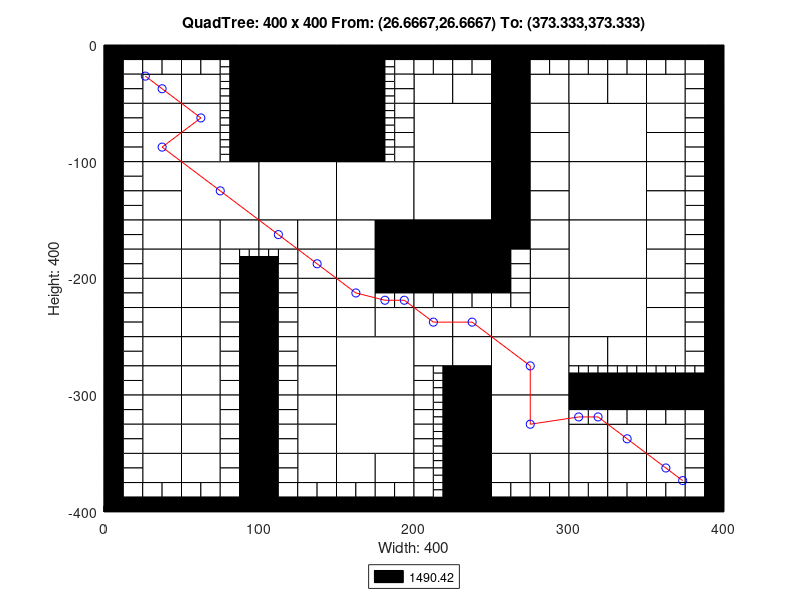

The MATLAB script that drew this image:
axis([0 400 -400 0]);
title('QuadTree: 400 x 400 From: (26.6667,26.6667) To: (373.333,373.333)');
xlabel('Width: 400');
ylabel('Height: 400');
rectangle('Position',[100 -50 50 50], 'FaceColor',[0 0 0]);
rectangle('Position',[100 -100 50 50], 'FaceColor',[0 0 0]);
rectangle('Position',[50 -150 50 50], 'FaceColor',[1 1 1]);
rectangle('Position',[100 -150 50 50], 'FaceColor',[1 1 1]);
rectangle('Position',[150 -150 50 50], 'FaceColor',[1 1 1]);
rectangle('Position',[200 -100 50 50], 'FaceColor',[1 1 1]);
rectangle('Position',[300 -100 50 50], 'FaceColor',[1 1 1]);
rectangle('Position',[200 -150 50 50], 'FaceColor',[1 1 1]);
rectangle('Position',[200 -200 50 50], 'FaceColor',[0 0 0]);
rectangle('Position',[300 -150 50 50], 'FaceColor',[1 1 1]);
rectangle('Position',[300 -200 50 50], 'FaceColor',[1 1 1]);
rectangle('Position',[150 -300 50 50], 'FaceColor',[1 1 1]);
rectangle('Position',[150 -350 50 50], 'FaceColor',[1 1 1]);
rectangle('Position',[250 -300 50 50], 'FaceColor',[1 1 1]);
rectangle('Position',[300 -250 50 50], 'FaceColor',[1 1 1]);
rectangle('Position',[250 -350 50 50], 'FaceColor',[1 1 1]);
rectangle('Position',[25 -50 25 25], 'FaceColor',[1 1 1]);
rectangle('Position',[50 -50 25 25], 'FaceColor',[1 1 1]);
rectangle('Position',[25 -75 25 25], 'FaceColor',[1 1 1]);
rectangle('Position',[25 -100 25 25], 'FaceColor',[1 1 1]);
rectangle('Position',[50 -75 25 25], 'FaceColor',[1 1 1]);
rectangle('Position',[50 -100 25 25], 'FaceColor',[1 1 1]);
rectangle('Position',[150 -25 25 25], 'FaceColor',[0 0 0]);
rectangle('Position',[150 -50 25 25], 'FaceColor',[0 0 0]);
rectangle('Position',[150 -75 25 25], 'FaceColor',[0 0 0]);
rectangle('Position',[150 -100 25 25], 'FaceColor',[0 0 0]);
rectangle('Position',[25 -125 25 25], 'FaceColor',[1 1 1]);
rectangle('Position',[25 -150 25 25], 'FaceColor',[1 1 1]);
rectangle('Position',[25 -175 25 25], 'FaceColor',[1 1 1]);
rectangle('Position',[25 -200 25 25], 'FaceColor',[1 1 1]);
rectangle('Position',[50 -175 25 25], 'FaceColor',[1 1 1]);
rectangle('Position',[75 -175 25 25], 'FaceColor',[1 1 1]);
rectangle('Position',[50 -200 25 25], 'FaceColor',[1 1 1]);
rectangle('Position',[100 -175 25 25], 'FaceColor',[1 1 1]);
rectangle('Position',[125 -175 25 25], 'FaceColor',[1 1 1]);
rectangle('Position',[125 -200 25 25], 'FaceColor',[1 1 1]);
rectangle('Position',[150 -175 25 25], 'FaceColor',[1 1 1]);
rectangle('Position',[175 -175 25 25], 'FaceColor',[0 0 0]);
rectangle('Position',[150 -200 25 25], 'FaceColor',[1 1 1]);
rectangle('Position',[175 -200 25 25], 'FaceColor',[0 0 0]);
rectangle('Position',[200 -50 25 25], 'FaceColor',[1 1 1]);
rectangle('Position',[225 -50 25 25], 'FaceColor',[1 1 1]);
rectangle('Position',[250 -25 25 25], 'FaceColor',[0 0 0]);
rectangle('Position',[250 -50 25 25], 'FaceColor',[0 0 0]);
rectangle('Position',[275 -50 25 25], 'FaceColor',[1 1 1]);
rectangle('Position',[250 -75 25 25], 'FaceColor',[0 0 0]);
rectangle('Position',[275 -75 25 25], 'FaceColor',[1 1 1]);
rectangle('Position',[250 -100 25 25], 'FaceColor',[0 0 0]);
rectangle('Position',[275 -100 25 25], 'FaceColor',[1 1 1]);
rectangle('Position',[300 -50 25 25], 'FaceColor',[1 1 1]);
rectangle('Position',[325 -50 25 25], 'FaceColor',[1 1 1]);
rectangle('Position',[350 -50 25 25], 'FaceColor',[1 1 1]);
rectangle('Position',[350 -75 25 25], 'FaceColor',[1 1 1]);
rectangle('Position',[350 -100 25 25], 'FaceColor',[1 1 1]);
rectangle('Position',[250 -125 25 25], 'FaceColor',[0 0 0]);
rectangle('Position',[275 -125 25 25], 'FaceColor',[1 1 1]);
rectangle('Position',[250 -150 25 25], 'FaceColor',[0 0 0]);
rectangle('Position',[275 -150 25 25], 'FaceColor',[1 1 1]);
rectangle('Position',[250 -175 25 25], 'FaceColor',[0 0 0]);
rectangle('Position',[275 -175 25 25], 'FaceColor',[1 1 1]);
rectangle('Position',[275 -200 25 25], 'FaceColor',[1 1 1]);
rectangle('Position',[350 -125 25 25], 'FaceColor',[1 1 1]);
rectangle('Position',[350 -150 25 25], 'FaceColor',[1 1 1]);
rectangle('Position',[350 -175 25 25], 'FaceColor',[1 1 1]);
rectangle('Position',[350 -200 25 25], 'FaceColor',[1 1 1]);
rectangle('Position',[25 -225 25 25], 'FaceColor',[1 1 1]);
rectangle('Position',[25 -250 25 25], 'FaceColor',[1 1 1]);
rectangle('Position',[50 -225 25 25], 'FaceColor',[1 1 1]);
rectangle('Position',[50 -250 25 25], 'FaceColor',[1 1 1]);
rectangle('Position',[25 -275 25 25], 'FaceColor',[1 1 1]);
rectangle('Position',[25 -300 25 25], 'FaceColor',[1 1 1]);
rectangle('Position',[50 -275 25 25], 'FaceColor',[1 1 1]);
rectangle('Position',[50 -300 25 25], 'FaceColor',[1 1 1]);
rectangle('Position',[125 -225 25 25], 'FaceColor',[1 1 1]);
rectangle('Position',[125 -250 25 25], 'FaceColor',[1 1 1]);
rectangle('Position',[150 -225 25 25], 'FaceColor',[1 1 1]);
rectangle('Position',[150 -250 25 25], 'FaceColor',[1 1 1]);
rectangle('Position',[175 -250 25 25], 'FaceColor',[1 1 1]);
rectangle('Position',[125 -275 25 25], 'FaceColor',[1 1 1]);
rectangle('Position',[125 -300 25 25], 'FaceColor',[1 1 1]);
rectangle('Position',[25 -325 25 25], 'FaceColor',[1 1 1]);
rectangle('Position',[25 -350 25 25], 'FaceColor',[1 1 1]);
rectangle('Position',[50 -325 25 25], 'FaceColor',[1 1 1]);
rectangle('Position',[50 -350 25 25], 'FaceColor',[1 1 1]);
rectangle('Position',[25 -375 25 25], 'FaceColor',[1 1 1]);
rectangle('Position',[50 -375 25 25], 'FaceColor',[1 1 1]);
rectangle('Position',[125 -325 25 25], 'FaceColor',[1 1 1]);
rectangle('Position',[125 -350 25 25], 'FaceColor',[1 1 1]);
rectangle('Position',[125 -375 25 25], 'FaceColor',[1 1 1]);
rectangle('Position',[150 -375 25 25], 'FaceColor',[1 1 1]);
rectangle('Position',[175 -375 25 25], 'FaceColor',[1 1 1]);
rectangle('Position',[200 -250 25 25], 'FaceColor',[1 1 1]);
rectangle('Position',[225 -250 25 25], 'FaceColor',[1 1 1]);
rectangle('Position',[275 -225 25 25], 'FaceColor',[1 1 1]);
rectangle('Position',[250 -250 25 25], 'FaceColor',[1 1 1]);
rectangle('Position',[275 -250 25 25], 'FaceColor',[1 1 1]);
rectangle('Position',[200 -275 25 25], 'FaceColor',[1 1 1]);
rectangle('Position',[225 -275 25 25], 'FaceColor',[1 1 1]);
rectangle('Position',[225 -300 25 25], 'FaceColor',[0 0 0]);
rectangle('Position',[350 -225 25 25], 'FaceColor',[1 1 1]);
rectangle('Position',[350 -250 25 25], 'FaceColor',[1 1 1]);
rectangle('Position',[300 -275 25 25], 'FaceColor',[1 1 1]);
rectangle('Position',[325 -275 25 25], 'FaceColor',[1 1 1]);
rectangle('Position',[350 -275 25 25], 'FaceColor',[1 1 1]);
rectangle('Position',[225 -325 25 25], 'FaceColor',[0 0 0]);
rectangle('Position',[225 -350 25 25], 'FaceColor',[0 0 0]);
rectangle('Position',[225 -375 25 25], 'FaceColor',[0 0 0]);
rectangle('Position',[225 -400 25 25], 'FaceColor',[0 0 0]);
rectangle('Position',[250 -375 25 25], 'FaceColor',[1 1 1]);
rectangle('Position',[275 -375 25 25], 'FaceColor',[1 1 1]);
rectangle('Position',[300 -350 25 25], 'FaceColor',[1 1 1]);
rectangle('Position',[325 -350 25 25], 'FaceColor',[1 1 1]);
rectangle('Position',[350 -350 25 25], 'FaceColor',[1 1 1]);
rectangle('Position',[300 -375 25 25], 'FaceColor',[1 1 1]);
rectangle('Position',[325 -375 25 25], 'FaceColor',[1 1 1]);
rectangle('Position',[350 -375 25 25], 'FaceColor',[1 1 1]);
rectangle('Position',[0 -12.5 12.5 12.5], 'FaceColor',[0 0 0]);
rectangle('Position',[12.5 -12.5 12.5 12.5], 'FaceColor',[0 0 0]);
rectangle('Position',[0 -25 12.5 12.5], 'FaceColor',[0 0 0]);
rectangle('Position',[12.5 -25 12.5 12.5], 'FaceColor',[1 1 1]);
rectangle('Position',[25 -12.5 12.5 12.5], 'FaceColor',[0 0 0]);
rectangle('Position',[37.5 -12.5 12.5 12.5], 'FaceColor',[0 0 0]);
rectangle('Position',[25 -25 12.5 12.5], 'FaceColor',[1 1 1]);
rectangle('Position',[37.5 -25 12.5 12.5], 'FaceColor',[1 1 1]);
rectangle('Position',[0 -37.5 12.5 12.5], 'FaceColor',[0 0 0]);
rectangle('Position',[12.5 -37.5 12.5 12.5], 'FaceColor',[1 1 1]);
rectangle('Position',[0 -50 12.5 12.5], 'FaceColor',[0 0 0]);
rectangle('Position',[12.5 -50 12.5 12.5], 'FaceColor',[1 1 1]);
rectangle('Position',[50 -12.5 12.5 12.5], 'FaceColor',[0 0 0]);
rectangle('Position',[62.5 -12.5 12.5 12.5], 'FaceColor',[0 0 0]);
rectangle('Position',[50 -25 12.5 12.5], 'FaceColor',[1 1 1]);
rectangle('Position',[62.5 -25 12.5 12.5], 'FaceColor',[1 1 1]);
rectangle('Position',[75 -12.5 12.5 12.5], 'FaceColor',[0 0 0]);
rectangle('Position',[87.5 -12.5 12.5 12.5], 'FaceColor',[0 0 0]);
rectangle('Position',[87.5 -25 12.5 12.5], 'FaceColor',[0 0 0]);
rectangle('Position',[87.5 -37.5 12.5 12.5], 'FaceColor',[0 0 0]);
rectangle('Position',[87.5 -50 12.5 12.5], 'FaceColor',[0 0 0]);
rectangle('Position',[0 -62.5 12.5 12.5], 'FaceColor',[0 0 0]);
rectangle('Position',[12.5 -62.5 12.5 12.5], 'FaceColor',[1 1 1]);
rectangle('Position',[0 -75 12.5 12.5], 'FaceColor',[0 0 0]);
rectangle('Position',[12.5 -75 12.5 12.5], 'FaceColor',[1 1 1]);
rectangle('Position',[0 -87.5 12.5 12.5], 'FaceColor',[0 0 0]);
rectangle('Position',[12.5 -87.5 12.5 12.5], 'FaceColor',[1 1 1]);
rectangle('Position',[0 -100 12.5 12.5], 'FaceColor',[0 0 0]);
rectangle('Position',[12.5 -100 12.5 12.5], 'FaceColor',[1 1 1]);
rectangle('Position',[87.5 -62.5 12.5 12.5], 'FaceColor',[0 0 0]);
rectangle('Position',[87.5 -75 12.5 12.5], 'FaceColor',[0 0 0]);
rectangle('Position',[87.5 -87.5 12.5 12.5], 'FaceColor',[0 0 0]);
rectangle('Position',[87.5 -100 12.5 12.5], 'FaceColor',[0 0 0]);
rectangle('Position',[175 -12.5 12.5 12.5], 'FaceColor',[0 0 0]);
rectangle('Position',[187.5 -12.5 12.5 12.5], 'FaceColor',[0 0 0]);
rectangle('Position',[187.5 -25 12.5 12.5], 'FaceColor',[1 1 1]);
rectangle('Position',[187.5 -37.5 12.5 12.5], 'FaceColor',[1 1 1]);
rectangle('Position',[187.5 -50 12.5 12.5], 'FaceColor',[1 1 1]);
rectangle('Position',[187.5 -62.5 12.5 12.5], 'FaceColor',[1 1 1]);
rectangle('Position',[187.5 -75 12.5 12.5], 'FaceColor',[1 1 1]);
rectangle('Position',[187.5 -87.5 12.5 12.5], 'FaceColor',[1 1 1]);
rectangle('Position',[187.5 -100 12.5 12.5], 'FaceColor',[1 1 1]);
rectangle('Position',[0 -112.5 12.5 12.5], 'FaceColor',[0 0 0]);
rectangle('Position',[12.5 -112.5 12.5 12.5], 'FaceColor',[1 1 1]);
rectangle('Position',[0 -125 12.5 12.5], 'FaceColor',[0 0 0]);
rectangle('Position',[12.5 -125 12.5 12.5], 'FaceColor',[1 1 1]);
rectangle('Position',[0 -137.5 12.5 12.5], 'FaceColor',[0 0 0]);
rectangle('Position',[12.5 -137.5 12.5 12.5], 'FaceColor',[1 1 1]);
rectangle('Position',[0 -150 12.5 12.5], 'FaceColor',[0 0 0]);
rectangle('Position',[12.5 -150 12.5 12.5], 'FaceColor',[1 1 1]);
rectangle('Position',[0 -162.5 12.5 12.5], 'FaceColor',[0 0 0]);
rectangle('Position',[12.5 -162.5 12.5 12.5], 'FaceColor',[1 1 1]);
rectangle('Position',[0 -175 12.5 12.5], 'FaceColor',[0 0 0]);
rectangle('Position',[12.5 -175 12.5 12.5], 'FaceColor',[1 1 1]);
rectangle('Position',[0 -187.5 12.5 12.5], 'FaceColor',[0 0 0]);
rectangle('Position',[12.5 -187.5 12.5 12.5], 'FaceColor',[1 1 1]);
rectangle('Position',[0 -200 12.5 12.5], 'FaceColor',[0 0 0]);
rectangle('Position',[12.5 -200 12.5 12.5], 'FaceColor',[1 1 1]);
rectangle('Position',[75 -187.5 12.5 12.5], 'FaceColor',[1 1 1]);
rectangle('Position',[75 -200 12.5 12.5], 'FaceColor',[1 1 1]);
rectangle('Position',[87.5 -200 12.5 12.5], 'FaceColor',[0 0 0]);
rectangle('Position',[112.5 -187.5 12.5 12.5], 'FaceColor',[1 1 1]);
rectangle('Position',[100 -200 12.5 12.5], 'FaceColor',[0 0 0]);
rectangle('Position',[112.5 -200 12.5 12.5], 'FaceColor',[1 1 1]);
rectangle('Position',[200 -12.5 12.5 12.5], 'FaceColor',[0 0 0]);
rectangle('Position',[212.5 -12.5 12.5 12.5], 'FaceColor',[0 0 0]);
rectangle('Position',[200 -25 12.5 12.5], 'FaceColor',[1 1 1]);
rectangle('Position',[212.5 -25 12.5 12.5], 'FaceColor',[1 1 1]);
rectangle('Position',[225 -12.5 12.5 12.5], 'FaceColor',[0 0 0]);
rectangle('Position',[237.5 -12.5 12.5 12.5], 'FaceColor',[0 0 0]);
rectangle('Position',[225 -25 12.5 12.5], 'FaceColor',[1 1 1]);
rectangle('Position',[237.5 -25 12.5 12.5], 'FaceColor',[1 1 1]);
rectangle('Position',[275 -12.5 12.5 12.5], 'FaceColor',[0 0 0]);
rectangle('Position',[287.5 -12.5 12.5 12.5], 'FaceColor',[0 0 0]);
rectangle('Position',[275 -25 12.5 12.5], 'FaceColor',[1 1 1]);
rectangle('Position',[287.5 -25 12.5 12.5], 'FaceColor',[1 1 1]);
rectangle('Position',[300 -12.5 12.5 12.5], 'FaceColor',[0 0 0]);
rectangle('Position',[312.5 -12.5 12.5 12.5], 'FaceColor',[0 0 0]);
rectangle('Position',[300 -25 12.5 12.5], 'FaceColor',[1 1 1]);
rectangle('Position',[312.5 -25 12.5 12.5], 'FaceColor',[1 1 1]);
rectangle('Position',[325 -12.5 12.5 12.5], 'FaceColor',[0 0 0]);
rectangle('Position',[337.5 -12.5 12.5 12.5], 'FaceColor',[0 0 0]);
rectangle('Position',[325 -25 12.5 12.5], 'FaceColor',[1 1 1]);
rectangle('Position',[337.5 -25 12.5 12.5], 'FaceColor',[1 1 1]);
rectangle('Position',[350 -12.5 12.5 12.5], 'FaceColor',[0 0 0]);
rectangle('Position',[362.5 -12.5 12.5 12.5], 'FaceColor',[0 0 0]);
rectangle('Position',[350 -25 12.5 12.5], 'FaceColor',[1 1 1]);
rectangle('Position',[362.5 -25 12.5 12.5], 'FaceColor',[1 1 1]);
rectangle('Position',[375 -12.5 12.5 12.5], 'FaceColor',[0 0 0]);
rectangle('Position',[387.5 -12.5 12.5 12.5], 'FaceColor',[0 0 0]);
rectangle('Position',[375 -25 12.5 12.5], 'FaceColor',[1 1 1]);
rectangle('Position',[387.5 -25 12.5 12.5], 'FaceColor',[0 0 0]);
rectangle('Position',[375 -37.5 12.5 12.5], 'FaceColor',[1 1 1]);
rectangle('Position',[387.5 -37.5 12.5 12.5], 'FaceColor',[0 0 0]);
rectangle('Position',[375 -50 12.5 12.5], 'FaceColor',[1 1 1]);
rectangle('Position',[387.5 -50 12.5 12.5], 'FaceColor',[0 0 0]);
rectangle('Position',[375 -62.5 12.5 12.5], 'FaceColor',[1 1 1]);
rectangle('Position',[387.5 -62.5 12.5 12.5], 'FaceColor',[0 0 0]);
rectangle('Position',[375 -75 12.5 12.5], 'FaceColor',[1 1 1]);
rectangle('Position',[387.5 -75 12.5 12.5], 'FaceColor',[0 0 0]);
rectangle('Position',[375 -87.5 12.5 12.5], 'FaceColor',[1 1 1]);
rectangle('Position',[387.5 -87.5 12.5 12.5], 'FaceColor',[0 0 0]);
rectangle('Position',[375 -100 12.5 12.5], 'FaceColor',[1 1 1]);
rectangle('Position',[387.5 -100 12.5 12.5], 'FaceColor',[0 0 0]);
rectangle('Position',[250 -187.5 12.5 12.5], 'FaceColor',[0 0 0]);
rectangle('Position',[262.5 -187.5 12.5 12.5], 'FaceColor',[1 1 1]);
rectangle('Position',[250 -200 12.5 12.5], 'FaceColor',[0 0 0]);
rectangle('Position',[262.5 -200 12.5 12.5], 'FaceColor',[1 1 1]);
rectangle('Position',[375 -112.5 12.5 12.5], 'FaceColor',[1 1 1]);
rectangle('Position',[387.5 -112.5 12.5 12.5], 'FaceColor',[0 0 0]);
rectangle('Position',[375 -125 12.5 12.5], 'FaceColor',[1 1 1]);
rectangle('Position',[387.5 -125 12.5 12.5], 'FaceColor',[0 0 0]);
rectangle('Position',[375 -137.5 12.5 12.5], 'FaceColor',[1 1 1]);
rectangle('Position',[387.5 -137.5 12.5 12.5], 'FaceColor',[0 0 0]);
rectangle('Position',[375 -150 12.5 12.5], 'FaceColor',[1 1 1]);
rectangle('Position',[387.5 -150 12.5 12.5], 'FaceColor',[0 0 0]);
rectangle('Position',[375 -162.5 12.5 12.5], 'FaceColor',[1 1 1]);
rectangle('Position',[387.5 -162.5 12.5 12.5], 'FaceColor',[0 0 0]);
rectangle('Position',[375 -175 12.5 12.5], 'FaceColor',[1 1 1]);
rectangle('Position',[387.5 -175 12.5 12.5], 'FaceColor',[0 0 0]);
rectangle('Position',[375 -187.5 12.5 12.5], 'FaceColor',[1 1 1]);
rectangle('Position',[387.5 -187.5 12.5 12.5], 'FaceColor',[0 0 0]);
rectangle('Position',[375 -200 12.5 12.5], 'FaceColor',[1 1 1]);
rectangle('Position',[387.5 -200 12.5 12.5], 'FaceColor',[0 0 0]);
rectangle('Position',[0 -212.5 12.5 12.5], 'FaceColor',[0 0 0]);
rectangle('Position',[12.5 -212.5 12.5 12.5], 'FaceColor',[1 1 1]);
rectangle('Position',[0 -225 12.5 12.5], 'FaceColor',[0 0 0]);
rectangle('Position',[12.5 -225 12.5 12.5], 'FaceColor',[1 1 1]);
rectangle('Position',[0 -237.5 12.5 12.5], 'FaceColor',[0 0 0]);
rectangle('Position',[12.5 -237.5 12.5 12.5], 'FaceColor',[1 1 1]);
rectangle('Position',[0 -250 12.5 12.5], 'FaceColor',[0 0 0]);
rectangle('Position',[12.5 -250 12.5 12.5], 'FaceColor',[1 1 1]);
rectangle('Position',[75 -212.5 12.5 12.5], 'FaceColor',[1 1 1]);
rectangle('Position',[87.5 -212.5 12.5 12.5], 'FaceColor',[0 0 0]);
rectangle('Position',[75 -225 12.5 12.5], 'FaceColor',[1 1 1]);
rectangle('Position',[87.5 -225 12.5 12.5], 'FaceColor',[0 0 0]);
rectangle('Position',[75 -237.5 12.5 12.5], 'FaceColor',[1 1 1]);
rectangle('Position',[87.5 -237.5 12.5 12.5], 'FaceColor',[0 0 0]);
rectangle('Position',[75 -250 12.5 12.5], 'FaceColor',[1 1 1]);
rectangle('Position',[87.5 -250 12.5 12.5], 'FaceColor',[0 0 0]);
rectangle('Position',[0 -262.5 12.5 12.5], 'FaceColor',[0 0 0]);
rectangle('Position',[12.5 -262.5 12.5 12.5], 'FaceColor',[1 1 1]);
rectangle('Position',[0 -275 12.5 12.5], 'FaceColor',[0 0 0]);
rectangle('Position',[12.5 -275 12.5 12.5], 'FaceColor',[1 1 1]);
rectangle('Position',[0 -287.5 12.5 12.5], 'FaceColor',[0 0 0]);
rectangle('Position',[12.5 -287.5 12.5 12.5], 'FaceColor',[1 1 1]);
rectangle('Position',[0 -300 12.5 12.5], 'FaceColor',[0 0 0]);
rectangle('Position',[12.5 -300 12.5 12.5], 'FaceColor',[1 1 1]);
rectangle('Position',[75 -262.5 12.5 12.5], 'FaceColor',[1 1 1]);
rectangle('Position',[87.5 -262.5 12.5 12.5], 'FaceColor',[0 0 0]);
rectangle('Position',[75 -275 12.5 12.5], 'FaceColor',[1 1 1]);
rectangle('Position',[87.5 -275 12.5 12.5], 'FaceColor',[0 0 0]);
rectangle('Position',[75 -287.5 12.5 12.5], 'FaceColor',[1 1 1]);
rectangle('Position',[87.5 -287.5 12.5 12.5], 'FaceColor',[0 0 0]);
rectangle('Position',[75 -300 12.5 12.5], 'FaceColor',[1 1 1]);
rectangle('Position',[87.5 -300 12.5 12.5], 'FaceColor',[0 0 0]);
rectangle('Position',[100 -212.5 12.5 12.5], 'FaceColor',[0 0 0]);
rectangle('Position',[112.5 -212.5 12.5 12.5], 'FaceColor',[1 1 1]);
rectangle('Position',[100 -225 12.5 12.5], 'FaceColor',[0 0 0]);
rectangle('Position',[112.5 -225 12.5 12.5], 'FaceColor',[1 1 1]);
rectangle('Position',[100 -237.5 12.5 12.5], 'FaceColor',[0 0 0]);
rectangle('Position',[112.5 -237.5 12.5 12.5], 'FaceColor',[1 1 1]);
rectangle('Position',[100 -250 12.5 12.5], 'FaceColor',[0 0 0]);
rectangle('Position',[112.5 -250 12.5 12.5], 'FaceColor',[1 1 1]);
rectangle('Position',[175 -212.5 12.5 12.5], 'FaceColor',[0 0 0]);
rectangle('Position',[187.5 -212.5 12.5 12.5], 'FaceColor',[0 0 0]);
rectangle('Position',[175 -225 12.5 12.5], 'FaceColor',[1 1 1]);
rectangle('Position',[187.5 -225 12.5 12.5], 'FaceColor',[1 1 1]);
rectangle('Position',[100 -262.5 12.5 12.5], 'FaceColor',[0 0 0]);
rectangle('Position',[112.5 -262.5 12.5 12.5], 'FaceColor',[1 1 1]);
rectangle('Position',[100 -275 12.5 12.5], 'FaceColor',[0 0 0]);
rectangle('Position',[112.5 -275 12.5 12.5], 'FaceColor',[1 1 1]);
rectangle('Position',[100 -287.5 12.5 12.5], 'FaceColor',[0 0 0]);
rectangle('Position',[112.5 -287.5 12.5 12.5], 'FaceColor',[1 1 1]);
rectangle('Position',[100 -300 12.5 12.5], 'FaceColor',[0 0 0]);
rectangle('Position',[112.5 -300 12.5 12.5], 'FaceColor',[1 1 1]);
rectangle('Position',[0 -312.5 12.5 12.5], 'FaceColor',[0 0 0]);
rectangle('Position',[12.5 -312.5 12.5 12.5], 'FaceColor',[1 1 1]);
rectangle('Position',[0 -325 12.5 12.5], 'FaceColor',[0 0 0]);
rectangle('Position',[12.5 -325 12.5 12.5], 'FaceColor',[1 1 1]);
rectangle('Position',[0 -337.5 12.5 12.5], 'FaceColor',[0 0 0]);
rectangle('Position',[12.5 -337.5 12.5 12.5], 'FaceColor',[1 1 1]);
rectangle('Position',[0 -350 12.5 12.5], 'FaceColor',[0 0 0]);
rectangle('Position',[12.5 -350 12.5 12.5], 'FaceColor',[1 1 1]);
rectangle('Position',[75 -312.5 12.5 12.5], 'FaceColor',[1 1 1]);
rectangle('Position',[87.5 -312.5 12.5 12.5], 'FaceColor',[0 0 0]);
rectangle('Position',[75 -325 12.5 12.5], 'FaceColor',[1 1 1]);
rectangle('Position',[87.5 -325 12.5 12.5], 'FaceColor',[0 0 0]);
rectangle('Position',[75 -337.5 12.5 12.5], 'FaceColor',[1 1 1]);
rectangle('Position',[87.5 -337.5 12.5 12.5], 'FaceColor',[0 0 0]);
rectangle('Position',[75 -350 12.5 12.5], 'FaceColor',[1 1 1]);
rectangle('Position',[87.5 -350 12.5 12.5], 'FaceColor',[0 0 0]);
rectangle('Position',[0 -362.5 12.5 12.5], 'FaceColor',[0 0 0]);
rectangle('Position',[12.5 -362.5 12.5 12.5], 'FaceColor',[1 1 1]);
rectangle('Position',[0 -375 12.5 12.5], 'FaceColor',[0 0 0]);
rectangle('Position',[12.5 -375 12.5 12.5], 'FaceColor',[1 1 1]);
rectangle('Position',[0 -387.5 12.5 12.5], 'FaceColor',[0 0 0]);
rectangle('Position',[12.5 -387.5 12.5 12.5], 'FaceColor',[1 1 1]);
rectangle('Position',[0 -400 12.5 12.5], 'FaceColor',[0 0 0]);
rectangle('Position',[12.5 -400 12.5 12.5], 'FaceColor',[0 0 0]);
rectangle('Position',[25 -387.5 12.5 12.5], 'FaceColor',[1 1 1]);
rectangle('Position',[37.5 -387.5 12.5 12.5], 'FaceColor',[1 1 1]);
rectangle('Position',[25 -400 12.5 12.5], 'FaceColor',[0 0 0]);
rectangle('Position',[37.5 -400 12.5 12.5], 'FaceColor',[0 0 0]);
rectangle('Position',[75 -362.5 12.5 12.5], 'FaceColor',[1 1 1]);
rectangle('Position',[87.5 -362.5 12.5 12.5], 'FaceColor',[0 0 0]);
rectangle('Position',[75 -375 12.5 12.5], 'FaceColor',[1 1 1]);
rectangle('Position',[87.5 -375 12.5 12.5], 'FaceColor',[0 0 0]);
rectangle('Position',[50 -387.5 12.5 12.5], 'FaceColor',[1 1 1]);
rectangle('Position',[62.5 -387.5 12.5 12.5], 'FaceColor',[1 1 1]);
rectangle('Position',[50 -400 12.5 12.5], 'FaceColor',[0 0 0]);
rectangle('Position',[62.5 -400 12.5 12.5], 'FaceColor',[0 0 0]);
rectangle('Position',[75 -387.5 12.5 12.5], 'FaceColor',[1 1 1]);
rectangle('Position',[87.5 -387.5 12.5 12.5], 'FaceColor',[0 0 0]);
rectangle('Position',[75 -400 12.5 12.5], 'FaceColor',[0 0 0]);
rectangle('Position',[87.5 -400 12.5 12.5], 'FaceColor',[0 0 0]);
rectangle('Position',[100 -312.5 12.5 12.5], 'FaceColor',[0 0 0]);
rectangle('Position',[112.5 -312.5 12.5 12.5], 'FaceColor',[1 1 1]);
rectangle('Position',[100 -325 12.5 12.5], 'FaceColor',[0 0 0]);
rectangle('Position',[112.5 -325 12.5 12.5], 'FaceColor',[1 1 1]);
rectangle('Position',[100 -337.5 12.5 12.5], 'FaceColor',[0 0 0]);
rectangle('Position',[112.5 -337.5 12.5 12.5], 'FaceColor',[1 1 1]);
rectangle('Position',[100 -350 12.5 12.5], 'FaceColor',[0 0 0]);
rectangle('Position',[112.5 -350 12.5 12.5], 'FaceColor',[1 1 1]);
rectangle('Position',[100 -362.5 12.5 12.5], 'FaceColor',[0 0 0]);
rectangle('Position',[112.5 -362.5 12.5 12.5], 'FaceColor',[1 1 1]);
rectangle('Position',[100 -375 12.5 12.5], 'FaceColor',[0 0 0]);
rectangle('Position',[112.5 -375 12.5 12.5], 'FaceColor',[1 1 1]);
rectangle('Position',[100 -387.5 12.5 12.5], 'FaceColor',[0 0 0]);
rectangle('Position',[112.5 -387.5 12.5 12.5], 'FaceColor',[1 1 1]);
rectangle('Position',[100 -400 12.5 12.5], 'FaceColor',[0 0 0]);
rectangle('Position',[112.5 -400 12.5 12.5], 'FaceColor',[0 0 0]);
rectangle('Position',[125 -387.5 12.5 12.5], 'FaceColor',[1 1 1]);
rectangle('Position',[137.5 -387.5 12.5 12.5], 'FaceColor',[1 1 1]);
rectangle('Position',[125 -400 12.5 12.5], 'FaceColor',[0 0 0]);
rectangle('Position',[137.5 -400 12.5 12.5], 'FaceColor',[0 0 0]);
rectangle('Position',[150 -387.5 12.5 12.5], 'FaceColor',[1 1 1]);
rectangle('Position',[162.5 -387.5 12.5 12.5], 'FaceColor',[1 1 1]);
rectangle('Position',[150 -400 12.5 12.5], 'FaceColor',[0 0 0]);
rectangle('Position',[162.5 -400 12.5 12.5], 'FaceColor',[0 0 0]);
rectangle('Position',[175 -387.5 12.5 12.5], 'FaceColor',[1 1 1]);
rectangle('Position',[187.5 -387.5 12.5 12.5], 'FaceColor',[1 1 1]);
rectangle('Position',[175 -400 12.5 12.5], 'FaceColor',[0 0 0]);
rectangle('Position',[187.5 -400 12.5 12.5], 'FaceColor',[0 0 0]);
rectangle('Position',[200 -212.5 12.5 12.5], 'FaceColor',[0 0 0]);
rectangle('Position',[212.5 -212.5 12.5 12.5], 'FaceColor',[0 0 0]);
rectangle('Position',[200 -225 12.5 12.5], 'FaceColor',[1 1 1]);
rectangle('Position',[212.5 -225 12.5 12.5], 'FaceColor',[1 1 1]);
rectangle('Position',[225 -212.5 12.5 12.5], 'FaceColor',[0 0 0]);
rectangle('Position',[237.5 -212.5 12.5 12.5], 'FaceColor',[0 0 0]);
rectangle('Position',[225 -225 12.5 12.5], 'FaceColor',[1 1 1]);
rectangle('Position',[237.5 -225 12.5 12.5], 'FaceColor',[1 1 1]);
rectangle('Position',[250 -212.5 12.5 12.5], 'FaceColor',[0 0 0]);
rectangle('Position',[262.5 -212.5 12.5 12.5], 'FaceColor',[1 1 1]);
rectangle('Position',[250 -225 12.5 12.5], 'FaceColor',[1 1 1]);
rectangle('Position',[262.5 -225 12.5 12.5], 'FaceColor',[1 1 1]);
rectangle('Position',[200 -287.5 12.5 12.5], 'FaceColor',[1 1 1]);
rectangle('Position',[200 -300 12.5 12.5], 'FaceColor',[1 1 1]);
rectangle('Position',[375 -212.5 12.5 12.5], 'FaceColor',[1 1 1]);
rectangle('Position',[387.5 -212.5 12.5 12.5], 'FaceColor',[0 0 0]);
rectangle('Position',[375 -225 12.5 12.5], 'FaceColor',[1 1 1]);
rectangle('Position',[387.5 -225 12.5 12.5], 'FaceColor',[0 0 0]);
rectangle('Position',[375 -237.5 12.5 12.5], 'FaceColor',[1 1 1]);
rectangle('Position',[387.5 -237.5 12.5 12.5], 'FaceColor',[0 0 0]);
rectangle('Position',[375 -250 12.5 12.5], 'FaceColor',[1 1 1]);
rectangle('Position',[387.5 -250 12.5 12.5], 'FaceColor',[0 0 0]);
rectangle('Position',[300 -300 12.5 12.5], 'FaceColor',[0 0 0]);
rectangle('Position',[312.5 -300 12.5 12.5], 'FaceColor',[0 0 0]);
rectangle('Position',[325 -300 12.5 12.5], 'FaceColor',[0 0 0]);
rectangle('Position',[337.5 -300 12.5 12.5], 'FaceColor',[0 0 0]);
rectangle('Position',[375 -262.5 12.5 12.5], 'FaceColor',[1 1 1]);
rectangle('Position',[387.5 -262.5 12.5 12.5], 'FaceColor',[0 0 0]);
rectangle('Position',[375 -275 12.5 12.5], 'FaceColor',[1 1 1]);
rectangle('Position',[387.5 -275 12.5 12.5], 'FaceColor',[0 0 0]);
rectangle('Position',[350 -300 12.5 12.5], 'FaceColor',[0 0 0]);
rectangle('Position',[362.5 -300 12.5 12.5], 'FaceColor',[0 0 0]);
rectangle('Position',[387.5 -287.5 12.5 12.5], 'FaceColor',[0 0 0]);
rectangle('Position',[375 -300 12.5 12.5], 'FaceColor',[0 0 0]);
rectangle('Position',[387.5 -300 12.5 12.5], 'FaceColor',[0 0 0]);
rectangle('Position',[200 -312.5 12.5 12.5], 'FaceColor',[1 1 1]);
rectangle('Position',[200 -325 12.5 12.5], 'FaceColor',[1 1 1]);
rectangle('Position',[200 -337.5 12.5 12.5], 'FaceColor',[1 1 1]);
rectangle('Position',[200 -350 12.5 12.5], 'FaceColor',[1 1 1]);
rectangle('Position',[200 -362.5 12.5 12.5], 'FaceColor',[1 1 1]);
rectangle('Position',[200 -375 12.5 12.5], 'FaceColor',[1 1 1]);
rectangle('Position',[200 -387.5 12.5 12.5], 'FaceColor',[1 1 1]);
rectangle('Position',[200 -400 12.5 12.5], 'FaceColor',[0 0 0]);
rectangle('Position',[212.5 -400 12.5 12.5], 'FaceColor',[0 0 0]);
rectangle('Position',[250 -387.5 12.5 12.5], 'FaceColor',[1 1 1]);
rectangle('Position',[262.5 -387.5 12.5 12.5], 'FaceColor',[1 1 1]);
rectangle('Position',[250 -400 12.5 12.5], 'FaceColor',[0 0 0]);
rectangle('Position',[262.5 -400 12.5 12.5], 'FaceColor',[0 0 0]);
rectangle('Position',[275 -387.5 12.5 12.5], 'FaceColor',[1 1 1]);
rectangle('Position',[287.5 -387.5 12.5 12.5], 'FaceColor',[1 1 1]);
rectangle('Position',[275 -400 12.5 12.5], 'FaceColor',[0 0 0]);
rectangle('Position',[287.5 -400 12.5 12.5], 'FaceColor',[0 0 0]);
rectangle('Position',[300 -312.5 12.5 12.5], 'FaceColor',[0 0 0]);
rectangle('Position',[312.5 -312.5 12.5 12.5], 'FaceColor',[0 0 0]);
rectangle('Position',[300 -325 12.5 12.5], 'FaceColor',[1 1 1]);
rectangle('Position',[312.5 -325 12.5 12.5], 'FaceColor',[1 1 1]);
rectangle('Position',[325 -312.5 12.5 12.5], 'FaceColor',[0 0 0]);
rectangle('Position',[337.5 -312.5 12.5 12.5], 'FaceColor',[0 0 0]);
rectangle('Position',[325 -325 12.5 12.5], 'FaceColor',[1 1 1]);
rectangle('Position',[337.5 -325 12.5 12.5], 'FaceColor',[1 1 1]);
rectangle('Position',[350 -312.5 12.5 12.5], 'FaceColor',[0 0 0]);
rectangle('Position',[362.5 -312.5 12.5 12.5], 'FaceColor',[0 0 0]);
rectangle('Position',[350 -325 12.5 12.5], 'FaceColor',[1 1 1]);
rectangle('Position',[362.5 -325 12.5 12.5], 'FaceColor',[1 1 1]);
rectangle('Position',[375 -312.5 12.5 12.5], 'FaceColor',[0 0 0]);
rectangle('Position',[387.5 -312.5 12.5 12.5], 'FaceColor',[0 0 0]);
rectangle('Position',[375 -325 12.5 12.5], 'FaceColor',[1 1 1]);
rectangle('Position',[387.5 -325 12.5 12.5], 'FaceColor',[0 0 0]);
rectangle('Position',[375 -337.5 12.5 12.5], 'FaceColor',[1 1 1]);
rectangle('Position',[387.5 -337.5 12.5 12.5], 'FaceColor',[0 0 0]);
rectangle('Position',[375 -350 12.5 12.5], 'FaceColor',[1 1 1]);
rectangle('Position',[387.5 -350 12.5 12.5], 'FaceColor',[0 0 0]);
rectangle('Position',[300 -387.5 12.5 12.5], 'FaceColor',[1 1 1]);
rectangle('Position',[312.5 -387.5 12.5 12.5], 'FaceColor',[1 1 1]);
rectangle('Position',[300 -400 12.5 12.5], 'FaceColor',[0 0 0]);
rectangle('Position',[312.5 -400 12.5 12.5], 'FaceColor',[0 0 0]);
rectangle('Position',[325 -387.5 12.5 12.5], 'FaceColor',[1 1 1]);
rectangle('Position',[337.5 -387.5 12.5 12.5], 'FaceColor',[1 1 1]);
rectangle('Position',[325 -400 12.5 12.5], 'FaceColor',[0 0 0]);
rectangle('Position',[337.5 -400 12.5 12.5], 'FaceColor',[0 0 0]);
rectangle('Position',[375 -362.5 12.5 12.5], 'FaceColor',[1 1 1]);
rectangle('Position',[387.5 -362.5 12.5 12.5], 'FaceColor',[0 0 0]);
rectangle('Position',[375 -375 12.5 12.5], 'FaceColor',[1 1 1]);
rectangle('Position',[387.5 -375 12.5 12.5], 'FaceColor',[0 0 0]);
rectangle('Position',[350 -387.5 12.5 12.5], 'FaceColor',[1 1 1]);
rectangle('Position',[362.5 -387.5 12.5 12.5], 'FaceColor',[1 1 1]);
rectangle('Position',[350 -400 12.5 12.5], 'FaceColor',[0 0 0]);
rectangle('Position',[362.5 -400 12.5 12.5], 'FaceColor',[0 0 0]);
rectangle('Position',[375 -387.5 12.5 12.5], 'FaceColor',[1 1 1]);
rectangle('Position',[387.5 -387.5 12.5 12.5], 'FaceColor',[0 0 0]);
rectangle('Position',[375 -400 12.5 12.5], 'FaceColor',[0 0 0]);
rectangle('Position',[387.5 -400 12.5 12.5], 'FaceColor',[0 0 0]);
rectangle('Position',[75 -18.75 6.25 6.25], 'FaceColor',[1 1 1]);
rectangle('Position',[81.25 -18.75 6.25 6.25], 'FaceColor',[0 0 0]);
rectangle('Position',[75 -25 6.25 6.25], 'FaceColor',[1 1 1]);
rectangle('Position',[81.25 -25 6.25 6.25], 'FaceColor',[0 0 0]);
rectangle('Position',[75 -31.25 6.25 6.25], 'FaceColor',[1 1 1]);
rectangle('Position',[81.25 -31.25 6.25 6.25], 'FaceColor',[0 0 0]);
rectangle('Position',[75 -37.5 6.25 6.25], 'FaceColor',[1 1 1]);
rectangle('Position',[81.25 -37.5 6.25 6.25], 'FaceColor',[0 0 0]);
rectangle('Position',[75 -43.75 6.25 6.25], 'FaceColor',[1 1 1]);
rectangle('Position',[81.25 -43.75 6.25 6.25], 'FaceColor',[0 0 0]);
rectangle('Position',[75 -50 6.25 6.25], 'FaceColor',[1 1 1]);
rectangle('Position',[81.25 -50 6.25 6.25], 'FaceColor',[0 0 0]);
rectangle('Position',[75 -56.25 6.25 6.25], 'FaceColor',[1 1 1]);
rectangle('Position',[81.25 -56.25 6.25 6.25], 'FaceColor',[0 0 0]);
rectangle('Position',[75 -62.5 6.25 6.25], 'FaceColor',[1 1 1]);
rectangle('Position',[81.25 -62.5 6.25 6.25], 'FaceColor',[0 0 0]);
rectangle('Position',[75 -68.75 6.25 6.25], 'FaceColor',[1 1 1]);
rectangle('Position',[81.25 -68.75 6.25 6.25], 'FaceColor',[0 0 0]);
rectangle('Position',[75 -75 6.25 6.25], 'FaceColor',[1 1 1]);
rectangle('Position',[81.25 -75 6.25 6.25], 'FaceColor',[0 0 0]);
rectangle('Position',[75 -81.25 6.25 6.25], 'FaceColor',[1 1 1]);
rectangle('Position',[81.25 -81.25 6.25 6.25], 'FaceColor',[0 0 0]);
rectangle('Position',[75 -87.5 6.25 6.25], 'FaceColor',[1 1 1]);
rectangle('Position',[81.25 -87.5 6.25 6.25], 'FaceColor',[0 0 0]);
rectangle('Position',[75 -93.75 6.25 6.25], 'FaceColor',[1 1 1]);
rectangle('Position',[81.25 -93.75 6.25 6.25], 'FaceColor',[0 0 0]);
rectangle('Position',[75 -100 6.25 6.25], 'FaceColor',[1 1 1]);
rectangle('Position',[81.25 -100 6.25 6.25], 'FaceColor',[0 0 0]);
rectangle('Position',[175 -18.75 6.25 6.25], 'FaceColor',[0 0 0]);
rectangle('Position',[181.25 -18.75 6.25 6.25], 'FaceColor',[1 1 1]);
rectangle('Position',[175 -25 6.25 6.25], 'FaceColor',[0 0 0]);
rectangle('Position',[181.25 -25 6.25 6.25], 'FaceColor',[1 1 1]);
rectangle('Position',[175 -31.25 6.25 6.25], 'FaceColor',[0 0 0]);
rectangle('Position',[181.25 -31.25 6.25 6.25], 'FaceColor',[1 1 1]);
rectangle('Position',[175 -37.5 6.25 6.25], 'FaceColor',[0 0 0]);
rectangle('Position',[181.25 -37.5 6.25 6.25], 'FaceColor',[1 1 1]);
rectangle('Position',[175 -43.75 6.25 6.25], 'FaceColor',[0 0 0]);
rectangle('Position',[181.25 -43.75 6.25 6.25], 'FaceColor',[1 1 1]);
rectangle('Position',[175 -50 6.25 6.25], 'FaceColor',[0 0 0]);
rectangle('Position',[181.25 -50 6.25 6.25], 'FaceColor',[1 1 1]);
rectangle('Position',[175 -56.25 6.25 6.25], 'FaceColor',[0 0 0]);
rectangle('Position',[181.25 -56.25 6.25 6.25], 'FaceColor',[1 1 1]);
rectangle('Position',[175 -62.5 6.25 6.25], 'FaceColor',[0 0 0]);
rectangle('Position',[181.25 -62.5 6.25 6.25], 'FaceColor',[1 1 1]);
rectangle('Position',[175 -68.75 6.25 6.25], 'FaceColor',[0 0 0]);
rectangle('Position',[181.25 -68.75 6.25 6.25], 'FaceColor',[1 1 1]);
rectangle('Position',[175 -75 6.25 6.25], 'FaceColor',[0 0 0]);
rectangle('Position',[181.25 -75 6.25 6.25], 'FaceColor',[1 1 1]);
rectangle('Position',[175 -81.25 6.25 6.25], 'FaceColor',[0 0 0]);
rectangle('Position',[181.25 -81.25 6.25 6.25], 'FaceColor',[1 1 1]);
rectangle('Position',[175 -87.5 6.25 6.25], 'FaceColor',[0 0 0]);
rectangle('Position',[181.25 -87.5 6.25 6.25], 'FaceColor',[1 1 1]);
rectangle('Position',[175 -93.75 6.25 6.25], 'FaceColor',[0 0 0]);
rectangle('Position',[181.25 -93.75 6.25 6.25], 'FaceColor',[1 1 1]);
rectangle('Position',[175 -100 6.25 6.25], 'FaceColor',[0 0 0]);
rectangle('Position',[181.25 -100 6.25 6.25], 'FaceColor',[1 1 1]);
rectangle('Position',[87.5 -181.25 6.25 6.25], 'FaceColor',[1 1 1]);
rectangle('Position',[93.75 -181.25 6.25 6.25], 'FaceColor',[1 1 1]);
rectangle('Position',[87.5 -187.5 6.25 6.25], 'FaceColor',[0 0 0]);
rectangle('Position',[93.75 -187.5 6.25 6.25], 'FaceColor',[0 0 0]);
rectangle('Position',[100 -181.25 6.25 6.25], 'FaceColor',[1 1 1]);
rectangle('Position',[106.25 -181.25 6.25 6.25], 'FaceColor',[1 1 1]);
rectangle('Position',[100 -187.5 6.25 6.25], 'FaceColor',[0 0 0]);
rectangle('Position',[106.25 -187.5 6.25 6.25], 'FaceColor',[0 0 0]);
rectangle('Position',[212.5 -281.25 6.25 6.25], 'FaceColor',[1 1 1]);
rectangle('Position',[218.75 -281.25 6.25 6.25], 'FaceColor',[0 0 0]);
rectangle('Position',[212.5 -287.5 6.25 6.25], 'FaceColor',[1 1 1]);
rectangle('Position',[218.75 -287.5 6.25 6.25], 'FaceColor',[0 0 0]);
rectangle('Position',[212.5 -293.75 6.25 6.25], 'FaceColor',[1 1 1]);
rectangle('Position',[218.75 -293.75 6.25 6.25], 'FaceColor',[0 0 0]);
rectangle('Position',[212.5 -300 6.25 6.25], 'FaceColor',[1 1 1]);
rectangle('Position',[218.75 -300 6.25 6.25], 'FaceColor',[0 0 0]);
rectangle('Position',[300 -281.25 6.25 6.25], 'FaceColor',[1 1 1]);
rectangle('Position',[306.25 -281.25 6.25 6.25], 'FaceColor',[1 1 1]);
rectangle('Position',[300 -287.5 6.25 6.25], 'FaceColor',[0 0 0]);
rectangle('Position',[306.25 -287.5 6.25 6.25], 'FaceColor',[0 0 0]);
rectangle('Position',[312.5 -281.25 6.25 6.25], 'FaceColor',[1 1 1]);
rectangle('Position',[318.75 -281.25 6.25 6.25], 'FaceColor',[1 1 1]);
rectangle('Position',[312.5 -287.5 6.25 6.25], 'FaceColor',[0 0 0]);
rectangle('Position',[318.75 -287.5 6.25 6.25], 'FaceColor',[0 0 0]);
rectangle('Position',[325 -281.25 6.25 6.25], 'FaceColor',[1 1 1]);
rectangle('Position',[331.25 -281.25 6.25 6.25], 'FaceColor',[1 1 1]);
rectangle('Position',[325 -287.5 6.25 6.25], 'FaceColor',[0 0 0]);
rectangle('Position',[331.25 -287.5 6.25 6.25], 'FaceColor',[0 0 0]);
rectangle('Position',[337.5 -281.25 6.25 6.25], 'FaceColor',[1 1 1]);
rectangle('Position',[343.75 -281.25 6.25 6.25], 'FaceColor',[1 1 1]);
rectangle('Position',[337.5 -287.5 6.25 6.25], 'FaceColor',[0 0 0]);
rectangle('Position',[343.75 -287.5 6.25 6.25], 'FaceColor',[0 0 0]);
rectangle('Position',[350 -281.25 6.25 6.25], 'FaceColor',[1 1 1]);
rectangle('Position',[356.25 -281.25 6.25 6.25], 'FaceColor',[1 1 1]);
rectangle('Position',[350 -287.5 6.25 6.25], 'FaceColor',[0 0 0]);
rectangle('Position',[356.25 -287.5 6.25 6.25], 'FaceColor',[0 0 0]);
rectangle('Position',[362.5 -281.25 6.25 6.25], 'FaceColor',[1 1 1]);
rectangle('Position',[368.75 -281.25 6.25 6.25], 'FaceColor',[1 1 1]);
rectangle('Position',[362.5 -287.5 6.25 6.25], 'FaceColor',[0 0 0]);
rectangle('Position',[368.75 -287.5 6.25 6.25], 'FaceColor',[0 0 0]);
rectangle('Position',[375 -281.25 6.25 6.25], 'FaceColor',[1 1 1]);
rectangle('Position',[381.25 -281.25 6.25 6.25], 'FaceColor',[1 1 1]);
rectangle('Position',[375 -287.5 6.25 6.25], 'FaceColor',[0 0 0]);
rectangle('Position',[381.25 -287.5 6.25 6.25], 'FaceColor',[0 0 0]);
rectangle('Position',[212.5 -306.25 6.25 6.25], 'FaceColor',[1 1 1]);
rectangle('Position',[218.75 -306.25 6.25 6.25], 'FaceColor',[0 0 0]);
rectangle('Position',[212.5 -312.5 6.25 6.25], 'FaceColor',[1 1 1]);
rectangle('Position',[218.75 -312.5 6.25 6.25], 'FaceColor',[0 0 0]);
rectangle('Position',[212.5 -318.75 6.25 6.25], 'FaceColor',[1 1 1]);
rectangle('Position',[218.75 -318.75 6.25 6.25], 'FaceColor',[0 0 0]);
rectangle('Position',[212.5 -325 6.25 6.25], 'FaceColor',[1 1 1]);
rectangle('Position',[218.75 -325 6.25 6.25], 'FaceColor',[0 0 0]);
rectangle('Position',[212.5 -331.25 6.25 6.25], 'FaceColor',[1 1 1]);
rectangle('Position',[218.75 -331.25 6.25 6.25], 'FaceColor',[0 0 0]);
rectangle('Position',[212.5 -337.5 6.25 6.25], 'FaceColor',[1 1 1]);
rectangle('Position',[218.75 -337.5 6.25 6.25], 'FaceColor',[0 0 0]);
rectangle('Position',[212.5 -343.75 6.25 6.25], 'FaceColor',[1 1 1]);
rectangle('Position',[218.75 -343.75 6.25 6.25], 'FaceColor',[0 0 0]);
rectangle('Position',[212.5 -350 6.25 6.25], 'FaceColor',[1 1 1]);
rectangle('Position',[218.75 -350 6.25 6.25], 'FaceColor',[0 0 0]);
rectangle('Position',[212.5 -356.25 6.25 6.25], 'FaceColor',[1 1 1]);
rectangle('Position',[218.75 -356.25 6.25 6.25], 'FaceColor',[0 0 0]);
rectangle('Position',[212.5 -362.5 6.25 6.25], 'FaceColor',[1 1 1]);
rectangle('Position',[218.75 -362.5 6.25 6.25], 'FaceColor',[0 0 0]);
rectangle('Position',[212.5 -368.75 6.25 6.25], 'FaceColor',[1 1 1]);
rectangle('Position',[218.75 -368.75 6.25 6.25], 'FaceColor',[0 0 0]);
rectangle('Position',[212.5 -375 6.25 6.25], 'FaceColor',[1 1 1]);
rectangle('Position',[218.75 -375 6.25 6.25], 'FaceColor',[0 0 0]);
rectangle('Position',[212.5 -381.25 6.25 6.25], 'FaceColor',[1 1 1]);
rectangle('Position',[218.75 -381.25 6.25 6.25], 'FaceColor',[0 0 0]);
rectangle('Position',[212.5 -387.5 6.25 6.25], 'FaceColor',[1 1 1]);
rectangle('Position',[218.75 -387.5 6.25 6.25], 'FaceColor',[0 0 0]);
X=[373.333,362.5,337.5,318.75,306.25,275,275,237.5,212.5,193.75,181.25,162.5,137.5,112.5,75,37.5,62.5,37.5,26.6667];
Y=[-373.333,-362.5,-337.5,-318.75,-318.75,-325,-275,-237.5,-237.5,-218.75,-218.75,-212.5,-187.5,-162.5,-125,-87.5,-62.5,-37.5,-26.6667];
hold on;
plot(X,Y,'r');
plot(X,Y,'bo');
legend('1490.42','Location','southoutside');
